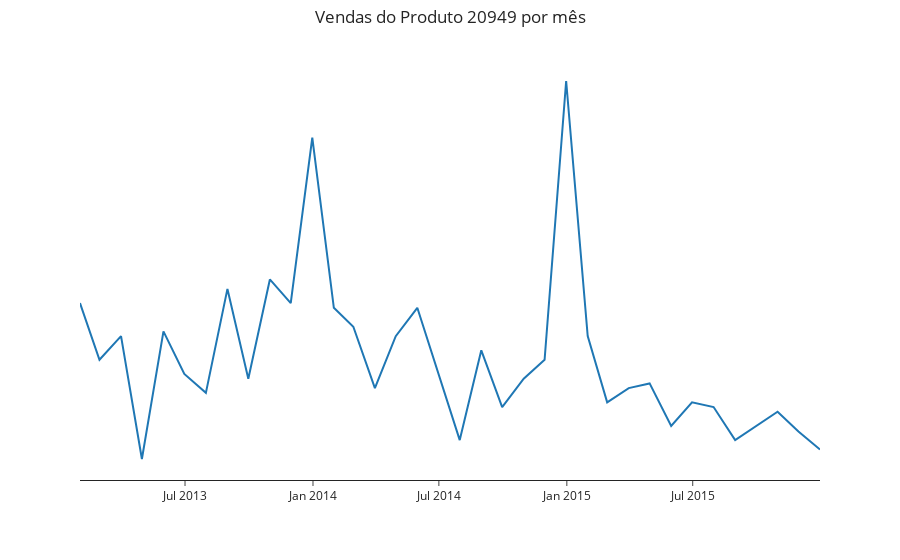

Source (notebook cell):
### Markdown cell above
Como podemos observar o produto estudado aqui,tem um saida maior no começo dos anos. Apresenta picos em janeiro de 2014 e em janeiro de 2015.

### Code cell
df_mensal['sales_month'] = df_mensal['item_price'] * df_mensal['item_cnt_day']
plot_line(df_mensal,df_mensal.index,'sales_month', ' Vendas do Produto 20949 por mês')

### Figure 1 — Plotly figure (JSON) as saved in the notebook; plotly's stock layout.template omitted (floating-point values rounded to 4 significant figures)
{"data": [{"hovertemplate": "date=%{x}<br>sales_month=%{y}<extra></extra>", "legendgroup": "", "line": {"color": "#1F77B4", "dash": "solid"}, "marker": {"symbol": "circle"}, "mode": "lines", "name": "", "orientation": "v", "showlegend": false, "type": "scatter", "x": ["2013-01-31T00:00:00", "2013-02-28T00:00:00", "2013-03-31T00:00:00", "2013-04-30T00:00:00", "2013-05-31T00:00:00", "2013-06-30T00:00:00", "2013-07-31T00:00:00", "2013-08-31T00:00:00", "2013-09-30T00:00:00", "2013-10-31T00:00:00", "2013-11-30T00:00:00", "2013-12-31T00:00:00", "2014-01-31T00:00:00", "2014-02-28T00:00:00", "2014-03-31T00:00:00", "2014-04-30T00:00:00", "2014-05-31T00:00:00", "2014-06-30T00:00:00", "2014-07-31T00:00:00", "2014-08-31T00:00:00", "2014-09-30T00:00:00", "2014-10-31T00:00:00", "2014-11-30T00:00:00", "2014-12-31T00:00:00", "2015-01-31T00:00:00", "2015-02-28T00:00:00", "2015-03-31T00:00:00", "2015-04-30T00:00:00", "2015-05-31T00:00:00", "2015-06-30T00:00:00", "2015-07-31T00:00:00", "2015-08-31T00:00:00", "2015-09-30T00:00:00", "2015-10-31T00:00:00", "2015-11-30T00:00:00", "2015-12-31T00:00:00"], "xaxis": "x", "y": [195, 135, 160, 30, 165, 120, 100, 210, 115, 220, 195, 370, 190, 170, 105, 160, 190, 120, 50, 145, 85, 115, 135, 430, 160, 90, 105, 110, 65, 90, 85, 50, 65, 80, 59.0, 40], "yaxis": "y"}], "layout": {"legend": {"tracegroupgap": 0}, "margin": {"t": 60}, "title": {"text": " Vendas do Produto 20949 por mês", "x": 0.5, "y": 0.98}, "xaxis": {"anchor": "y", "domain": [0, 1], "title": {"text": ""}, "zeroline": true, "zerolinewidth": 2}, "yaxis": {"anchor": "x", "domain": [0, 1], "showline": false, "showticklabels": false, "showticksuffix": "none", "ticks": "", "title": {"text": ""}}}}
